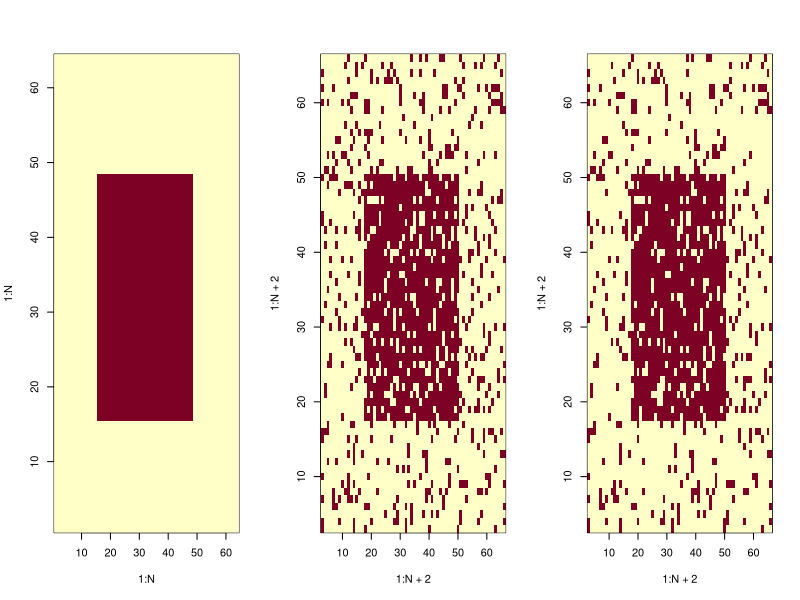
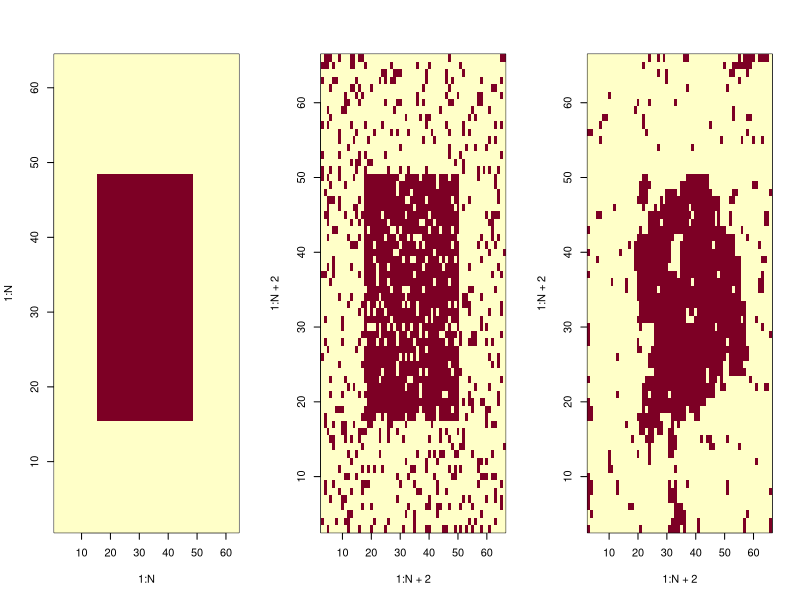
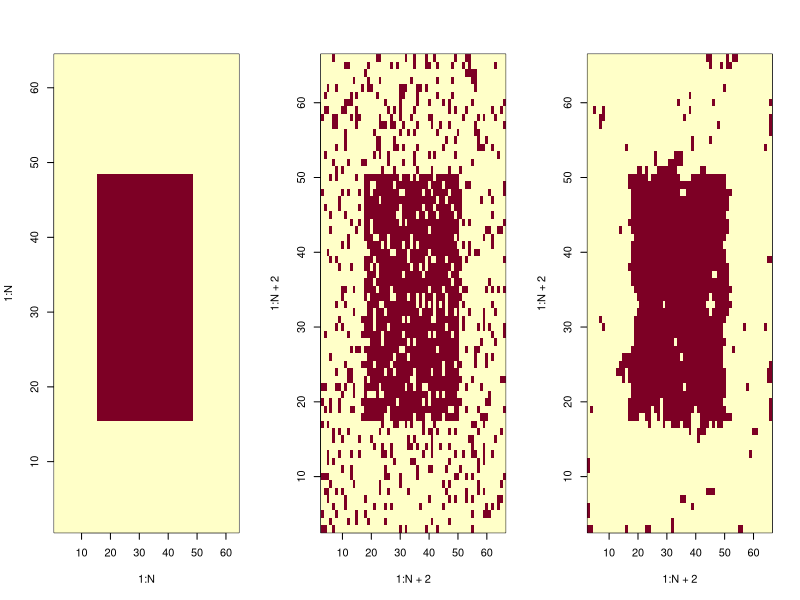
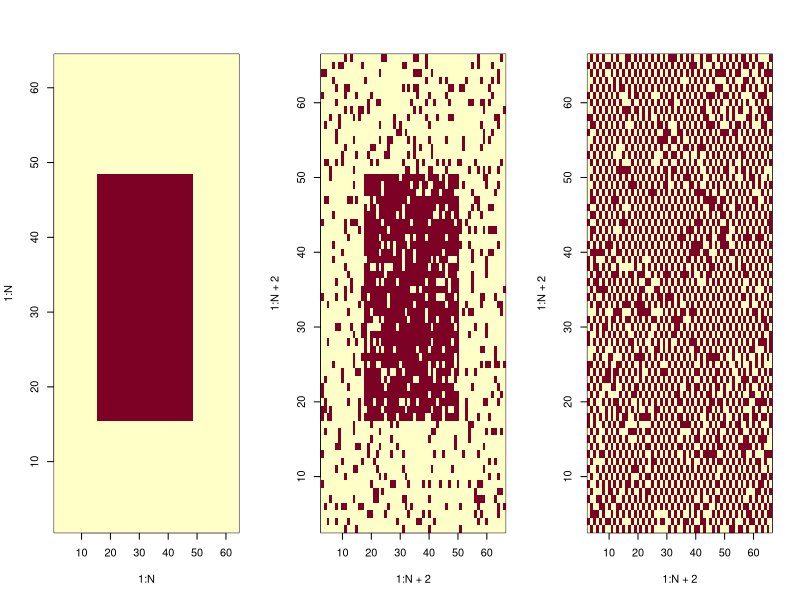
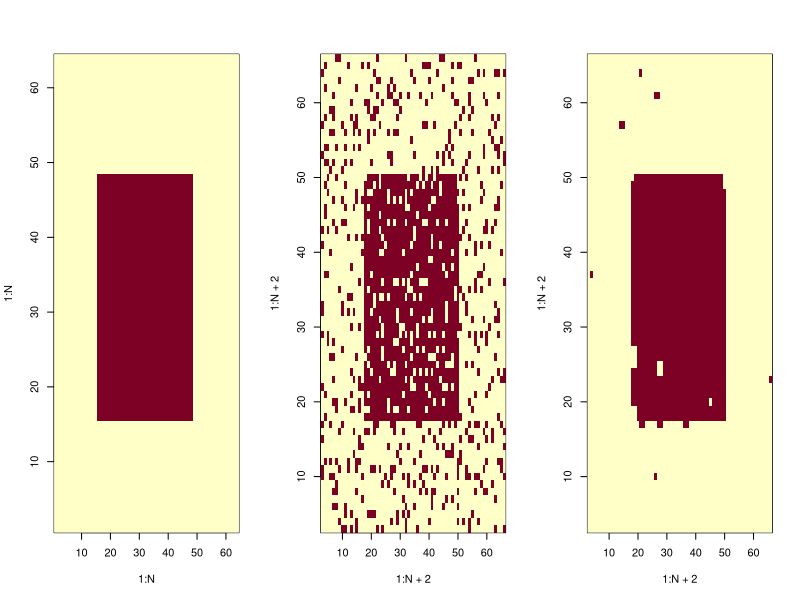

Write the R code that produced these figures, in order.
## ---- chunk 1
#code qui ne sera pas ajouté au rapport



## ---- chunk 2
bruiteur=function(image, br, p){
  
  imgBr <- image #future image bruitée
  N <- dim(image)[1] #longueur de l'image
  bruit <- 0
  p <- 0.15
  #----binomiale----
  if(br== "rbinom"){bruit <- matrix(2*rbinom(N^2,1,1-p)-1,nrow=N,ncol=N)}
  
  #----poisson----
  
  #----normale----
  
  imgBr <- image*bruit
  return(imgBr)
}#func



imageGenerator=function(forme, N){
  
  img <- matrix(-1, nrow= N, ncol= N)
  
  #----rectangle----
  if(forme== "rectangle"){
    img[(N/4):(N*3/4),(N/4):(N*3/4)] <- 1}
  
  #----losange----
  if(forme== "losange"){
    for (i in 1:N){
      for (j in 1:N){
        img[i,j]=-1+2*(abs(i-j)<=N/4)*(abs(i+j-N)<=N/4)  
      }
    }#for
  }#if
  
  #----bande----
  if(forme=="bande"){
    for (j in 1:(N/2)){ img[,2*j]=rep(1,N) }
  }#if
  
  #----damier----
  #----triangle----
  #----cercle----
  
  return(img)
}#func



## ---- chunk 3
#algo de GibbsIsing
#voisinage à la main
#pas de correspondance
## ---- chunk 4
#algo de Metropolis
#voisinage à la main
#pas de correspondance

metropolisIsing=function(forme, N, beta, B, alpha, n, p){
	#fonction qui réalise l'algorithme de Gibbs sur une image bruitée img1 (à partir de img0),pour restaurer cette image.
	
	#----création de l'image parfaite img0----
	img0 = imageGenerator(forme, N)
	
	#----création d'une image auxiliaire img1, avec bord plus long et bruitage----
	img1 = matrix(0, nrow=N+2, ncol=N+2)
	img1[2:(N+1),2:(N+1)] = bruiteur(img0, "rbinom", p)
	img2 = img1 #image tampon
	img3 = img1 #mémoire du bruit initiale

	for(k in 1:n){ #n visites de pixels
	
		#----choix d'un pixel au hasard----
		i <- 1+ceiling(N*runif(1)) # indice entre 2 et N+1
		j <- 1+ceiling(N*runif(1))
		
		#----tirage nouvelle valeure candidate----
		img2[i,j] = -img1[i,j]
	
		#----voisinage----
		v = img1[i+1,j] + img1[i-1,j] + img1[i,j+1] + img1[i,j-1]
	
		#----potentiels----
		U1 = -B*img1[i,j]-img1[i,j]*(beta*v + alpha*img3[i,j])#potentiel actuel
		U2 = -B*img2[i,j]-img2[i,j]*(beta*v + alpha*img3[i,j])#potentiel candidat
	
		#----test----
		dU = U2-U1
		p <- exp(-U2)
		
		if(runif(1)<=p){img1[i,j]= -img1[i,j]}#on change la valeur du pixel
		else{img2[i,j] <- img1[i,j]} #on garde la valeur du pixel
	}#for
	
	#----affichage----
	img3 <- img3[2:(N+1),2:(N+1)] #on retire le contour
	img1 <- img1[2:(N+1),2:(N+1)]
	
	par(mfrow=c(1,3))
	image(1:N,1:N,img0)#image initiale
	image(1:N+2,1:N+2,img3)#image bruitée
	image(1:N+2,1:N+2,img1)#image restaurée
  
}#func

## ---- chunk 5
metropolisIsing("rectangle", 64, 1, 0, 5, 10^5, 0.3)
## ---- chunk 6
metropolisIsing("rectangle", 64, 1, 0, 0, 2*10^5, 0.3)
## ---- chunk 7
metropolisIsing("rectangle", 64, 1, 0, 0.6, 10^5, 0.3)
## ---- chunk 8
metropolisIsing("rectangle", 64, -1, 0, 0.6, 10^5, 0.3)
## ---- chunk 9
recuitMetro=function(forme, N, beta, B, alpha, L, n, p){
  
  #----création de l'image parfaite img0----
  img0 = imageGenerator(forme, N)
  
  #----création d'une image auxiliaire img1, avec bord plus long et bruitage----
  img1 = matrix(0, nrow=N+2, ncol=N+2)
  img1[2:(N+1),2:(N+1)] = bruiteur(img0, "rbinom", p)
  img2 = img1 #image tampon
  img3 = img1 #mémoire du bruit initiale
  
  for(k in 1:n){
    
    #---recuit des parametres----
    t <- 1/log(k)
    Br <- B/t
    betar <- beta/t
    alphar <- alpha/t    
    
    #----choix d'un site---
    i <- 1+ceiling(N*runif(1)) # indice entre 2 et N+1
    j <- 1+ceiling(N*runif(1))
    
    #----tirage nouvelle valeure candidate----
    img2[i,j] = -img1[i,j]
    
    #----voisinage----
    v = img1[i+1,j] + img1[i-1,j] + img1[i,j+1] + img1[i,j-1]
    
    #----potentiels----
    U1 = -Br*img1[i,j]-img1[i,j]*(betar*v + alphar*img3[i,j])#potentiel actuel
    U2 = -Br*img2[i,j]-img2[i,j]*(betar*v + alphar*img3[i,j])#potentiel candidat
    
    #----test----
    dU = U2-U1
    p <- exp(-U2)
    if(runif(1)<=p){img1[i,j]= -img1[i,j]}
    else{img2[i,j] <- img1[i,j]} #sinon on ne change pas
  }#for
  
  #----affichage----
  img3 <- img3[2:(N+1),2:(N+1)] #on retire les contours
  img1 <- img1[2:(N+1),2:(N+1)]
  par(mfrow=c(1,3))
  image(1:N,1:N,img0)#image initiale
  image(1:N+2,1:N+2,img3)#image bruitée
  image(1:N+2,1:N+2,img1)#image restaurée

}#func
## ---- chunk 10
recuitMetro("rectangle", 64, 1, 0, 0.6, 1, 2*10^4, 0.3)
## ---- chunk 11
#peut être afficher le code, mais on pourrait juste donner le résultat, et les images.

## ---- chunk 12
#metropolisIsing("ligne", 64, 1, 0, 1, 10, 10^4, 0.15)

## ---- chunk 13

## ---- chunk 14
#algo qui va bien
## ---- chunk 15
#algo qui va bien
